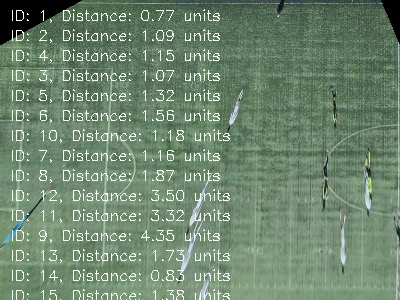
#> input picture frame 6 of experiments and tools/transformed_video_with_distances.mp4, 400 x 300 px, given in place of motion_video.mp4, which was not available
$ python motion2.py
#> lines starting #> are read from the running program, lines starting #| are printed output that depends on the picture; after the words box and inside, x2 and y2 are one past the last pixel; in counts of white or black regions, pixels touching at a corner belong together; pictures that were not available may be replaced by others from this repository, and a replacement may not be noted
import cv2
import numpy as np
from tqdm import tqdm

def process_video_with_blur_and_threshold(input_video, output_video, blur_kernel=(5, 5), threshold_value=127):
    """
    Apply Gaussian blur and thresholding to a video.

    Parameters:
        input_video (str): Path to the input video file.
        output_video (str): Path to save the processed video.
        blur_kernel (tuple): Size of the kernel for Gaussian blurring.
        threshold_value (int): Threshold value for binary thresholding.

    Returns:
        None
    """
#> called with input_video = 'motion_video.mp4', blur_kernel = (7, 7), threshold_value = 100
    # Open the video file
    cap = cv2.VideoCapture(input_video)

    if not cap.isOpened():
        print(f"Error: Unable to open video file {input_video}")
        return

    # Get video properties
    frame_width = int(cap.get(cv2.CAP_PROP_FRAME_WIDTH))
    frame_height = int(cap.get(cv2.CAP_PROP_FRAME_HEIGHT))
    fps = int(cap.get(cv2.CAP_PROP_FPS))
    total_frames = int(cap.get(cv2.CAP_PROP_FRAME_COUNT))

    # Define the codec and create VideoWriter object
    fourcc = cv2.VideoWriter_fourcc(*'mp4v')
    out = cv2.VideoWriter(output_video, fourcc, fps, (frame_width, frame_height), isColor=False)

    # Process each frame with a progress bar
    with tqdm(total=total_frames, desc="Processing Video") as pbar:
        while True:
            ret, frame = cap.read()
#> frame is the input picture: shape (300, 400, 3); mean B, G, R 111.2, 135.4, 110.6
            if not ret:
                break

            # Ensure the frame is in grayscale
            gray_frame = cv2.cvtColor(frame, cv2.COLOR_BGR2GRAY) if len(frame.shape) == 3 else frame

            # Apply Gaussian blur
            blurred = cv2.GaussianBlur(gray_frame, blur_kernel, 0)
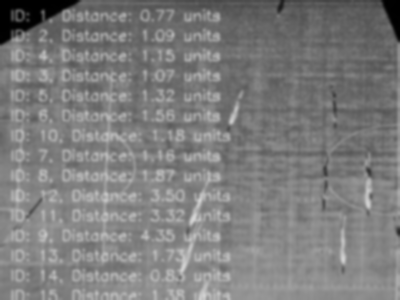
#> blurred: shape (300, 400); min 0, max 213, mean 125.3

            # Apply binary thresholding
            _, thresholded = cv2.threshold(blurred, threshold_value, 255, cv2.THRESH_BINARY)
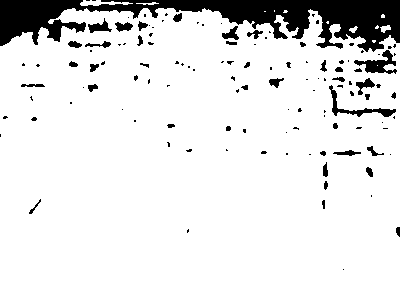
#> thresholded: shape (300, 400); 89.4% white; 124 black regions (82 under 20 px), largest, box (x1, y1, x2, y2) and area: (0, 0, 400, 52) 9460, (354, 50, 397, 74) 424, (329, 85, 396, 117) 389

            # Write the processed frame to the output video
            out.write(thresholded)

            # Update progress bar
            pbar.update(1)

    # Release resources
    cap.release()
    out.release()
    print(f"Processed video saved as {output_video}")

# Define input and output paths
input_video_path = "motion_video.mp4"
output_video_path = "processed_motion_blur_threshold_video.mp4"

# Apply Gaussian blur and thresholding
process_video_with_blur_and_threshold(
    input_video=input_video_path,
    output_video=output_video_path,
    blur_kernel=(7, 7),
    threshold_value=100
)

$ run again, starting later in the video
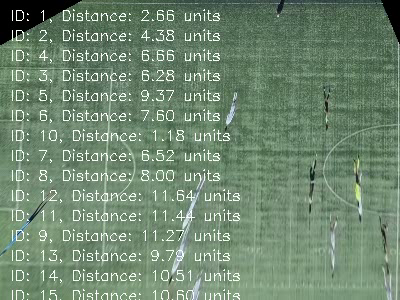
#> input picture frame 27 of experiments and tools/transformed_video_with_distances.mp4, 400 x 300 px, given in place of motion_video.mp4, which was not available
#> in process_video_with_blur_and_threshold, frame is the input picture: shape (300, 400, 3); mean B, G, R 112.3, 135.9, 111.6
#> in process_video_with_blur_and_threshold, `blurred = cv2.GaussianBlur(gray_frame, blur_kernel, 0)`:
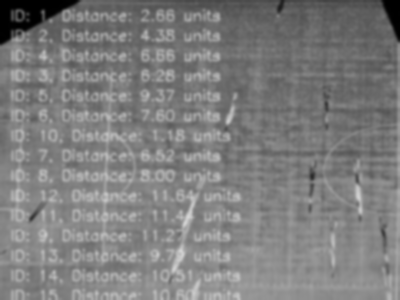
#> blurred: shape (300, 400); min 0, max 212, mean 125.9
#> in process_video_with_blur_and_threshold, `_, thresholded = cv2.threshold(blurred, threshold_value, 255, cv2.THRE..`:
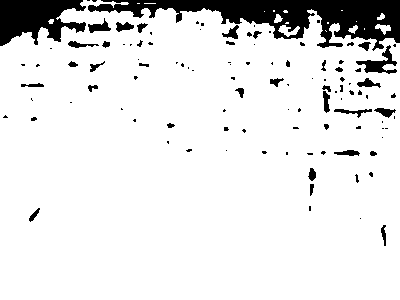
#> thresholded: shape (300, 400); 89.7% white; 110 black regions (74 under 20 px), largest, box (x1, y1, x2, y2) and area: (88, 0, 400, 51) 6737, (0, 0, 86, 46) 2614, (356, 45, 397, 74) 415

$ run again, starting later in the video
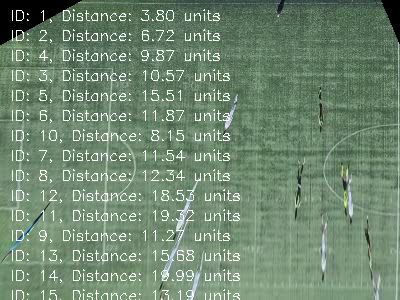
#> input picture frame 48 of experiments and tools/transformed_video_with_distances.mp4, 400 x 300 px, given in place of motion_video.mp4, which was not available
#> in process_video_with_blur_and_threshold, frame is the input picture: shape (300, 400, 3); mean B, G, R 112.7, 136.2, 111.9
#> in process_video_with_blur_and_threshold, `blurred = cv2.GaussianBlur(gray_frame, blur_kernel, 0)`:
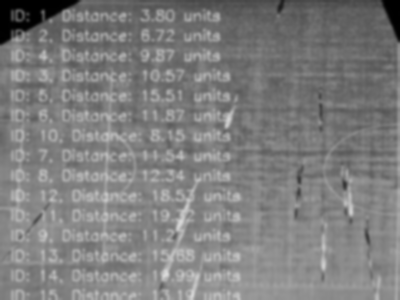
#> blurred: shape (300, 400); min 0, max 218, mean 126.3
#> in process_video_with_blur_and_threshold, `_, thresholded = cv2.threshold(blurred, threshold_value, 255, cv2.THRE..`:
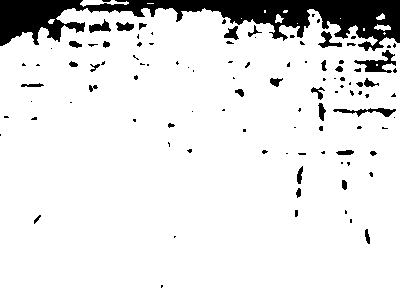
#> thresholded: shape (300, 400); 90% white; 106 black regions (72 under 20 px), largest, box (x1, y1, x2, y2) and area: (0, 0, 400, 51) 8998, (354, 50, 396, 73) 369, (333, 108, 396, 117) 239
